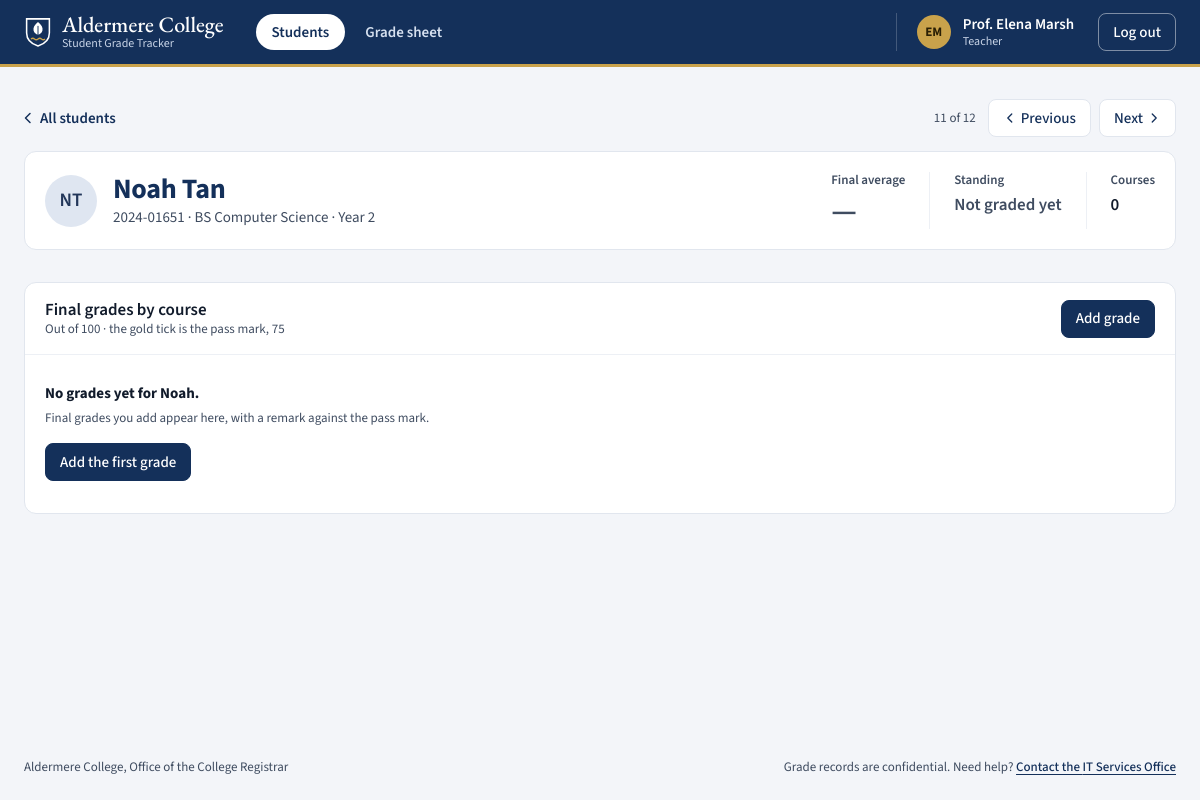
Before: /students/14 (signed in) with the older database file.
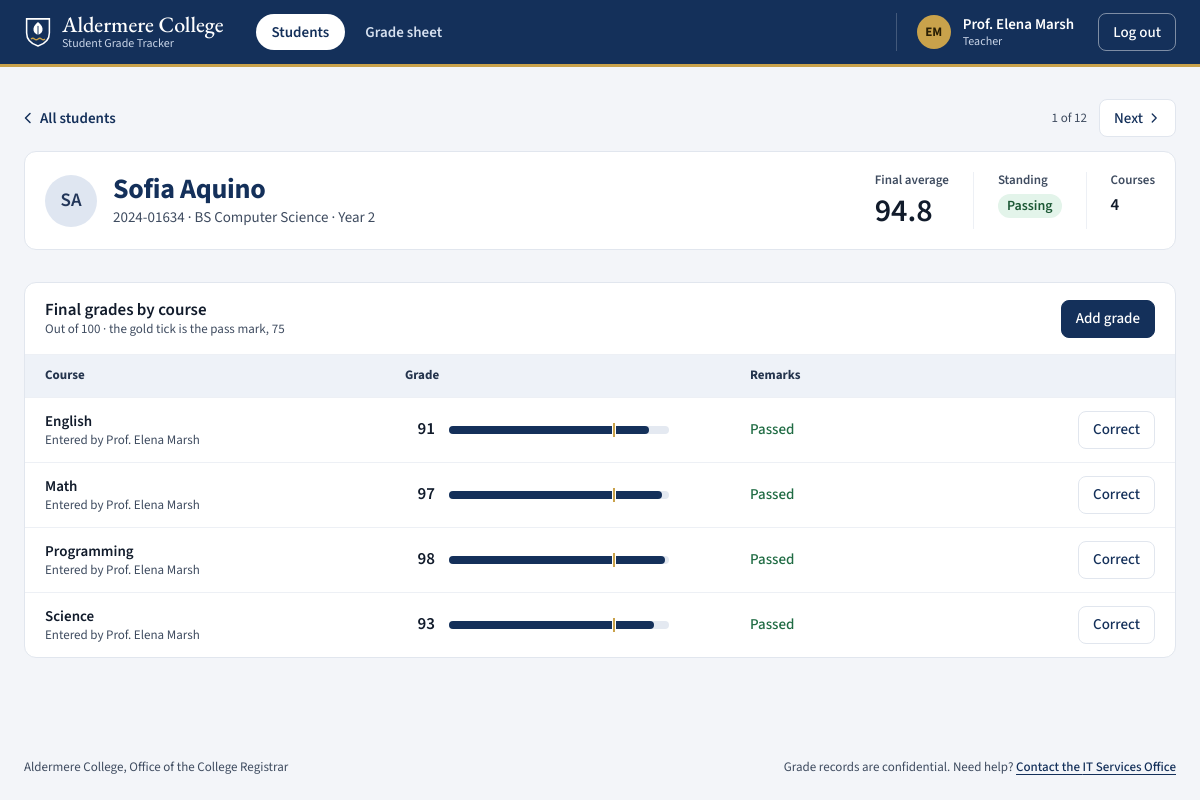
After: the same page with the newer database file.
### tables this page shows
CREATE TABLE users (
    id INTEGER PRIMARY KEY AUTOINCREMENT,
    username TEXT UNIQUE NOT NULL,
    password TEXT NOT NULL,
    role TEXT NOT NULL CHECK(role IN ('student','teacher','academic_admin','registrar','it_admin')),
    is_locked BOOLEAN DEFAULT 0,
    failed_attempts INTEGER DEFAULT 0,
    full_name TEXT,
    student_no TEXT,
    program TEXT,
    year_level INTEGER
);

CREATE TABLE grades (
    id INTEGER PRIMARY KEY AUTOINCREMENT,
    student_id INTEGER NOT NULL,
    subject TEXT NOT NULL,
    grade INTEGER NOT NULL,
    updated_by TEXT NOT NULL,
    FOREIGN KEY (student_id) REFERENCES users(id)
);

### app.py (the view)
@app.route("/students/<int:student_id>")
@require_role("teacher")
def student_detail(student_id):
    try:
        return render_student(student_id)
    except Exception as e:
        logging.error(f"student detail failed id={student_id} err={e}")
        return "An error occurred. Please try again.", 500

### app.py (called while the page is built, shortened)
def csrf_token():
    token = session.get("csrf_token")
    if not token:
        token = session["csrf_token"] = secrets.token_urlsafe(32)
    return token

@app.before_request
def check_csrf():
    if request.method != "POST":
        return None

def get_db():
    db = getattr(g, '_database', None)
    if db is None:
        db = g._database = sqlite3.connect(DATABASE)
        db.row_factory = sqlite3.Row
    return db

@app.teardown_appcontext
def close_connection(exception):
    db = getattr(g, '_database', None)
    if db is not None:
        db.close()

def valid_id(s):
    try:
        return int(s) > 0
    except (TypeError, ValueError):
        return False

def mean(values):
    return sum(values) / len(values) if values else None

def surname_key(name):
    return (name.split()[-1].lower(), name.lower())

### templates/student_detail.html (shortened to what the changed rows need)
{% extends 'base.html' %}
{% set status = period['status'] if period else '' %}
{% set period_name = period['name'] if period else 'This' %}
{% set first_name = student['name'].split()[0] %}
{% set can_add = status == 'open' or not status %}
{% block content %}
{% import '_ui.html' as ui with context %}
<nav class="crumbs" aria-label="Student navigation">
    <a class="back-link" href="/dashboard">{{ ui.icon('back') }}<span>All students</span></a>
    <div class="crumbs-step">
        <span class="meta">{{ position }} of {{ roster_size }}</span>
        {% if previous %}<a class="btn btn-quiet" href="/students/{{ previous['id'] }}" rel="prev">{{ ui.icon('back') }}<span>Previous</span><span class="sr-only"> student, {{ previous['name'] }}</span></a>{% endif %}
        {% if next_student %}<a class="btn btn-quiet" href="/students/{{ next_student['id'] }}" rel="next"><span>Next</span><span class="sr-only"> student, {{ next_student['name'] }}</span>{{ ui.icon('chevron') }}</a>{% endif %}
    </div>
</nav>
<section class="profile-card" aria-labelledby="student-name">
    <div class="profile">
        <span class="person-chip person-chip-large" style="--h:{{ (student['id'] * 67) % 360 }}" aria-hidden="true">{{ student['name'].split()[0][0]|upper }}{{ student['name'].split()[-1][0]|upper }}</span>
        <div>
            <h1 id="student-name">{{ student['name'] }}</h1>
            <p class="sub">{{ student['student_no'] or 'No student number' }}{% if student['program'] %} · {{ student['program'] }}{% endif %}{% if student['year_level'] %} · Year {{ student['year_level'] }}{% endif %}</p>
        </div>
    </div>
    <dl class="profile-stats">
        <div class="stat-lead">
            <dt>Final average</dt>
            {% if student['average'] is none %}<dd class="text-muted">—</dd>
            {% else %}<dd class="{{ 'is-negative' if student['average'] < pass_mark }}">{{ '%.1f'|format(student['average']) }}</dd>{% endif %}
        </div>
        <div>
            <dd>{% if student['standing'] == 'below' %}<span class="pill pill-negative">{{ student['below']|length }} below passing</span>{% elif student['standing'] == 'passing' %}<span class="pill pill-positive">Passing</span>{% else %}<span class="text-muted">Not graded yet</span>{% endif %}</dd>
        </div>
        <div>
            <dt>Courses</dt>
            <dd>{{ student['grades']|length }}</dd>
        </div>
    </dl>
</section>
<section class="panel panel-flush" aria-labelledby="grades-title">
    <header class="panel-head">
        <div>
            <h2 id="grades-title">Final grades by course</h2>
        </div>
    </header>
    {% if student['grades'] %}
    <div class="table-wrap">
        <table class="ledger ledger-record">
            <colgroup>
                <col class="w-course"><col class="w-grade"><col class="w-remark"><col class="w-action">
            </colgroup>
            <thead>
                <tr>
                    <th scope="col">Course</th>
                    <th scope="col">Grade</th>
                    <th scope="col">Remarks</th>
                    <th scope="col"><span class="sr-only">Action</span></th>
                </tr>
            </thead>
            <tbody>
                {% for g in student['grades']|sort(attribute='subject') %}
                {% set corrected = corrections.get(g['id']) %}
                <tr>
                    <td class="c-main">
                        <span class="course-title">{{ g['subject'] }}</span>
                        <span class="line-two">Entered by {{ g['updated_by'] }}</span>
                    </td>
                    <td class="c-grade">
                        <span class="grade-cell">
                            {% if corrected is not none %}{{ ui.correction(g['grade'], corrected) }}{% else %}<span class="grade grade-lg{{ ' is-below' if g['grade'] < pass_mark }}">{{ g['grade'] }}</span>{% endif %}
                            <span class="grade-bar-wrap">{{ ui.score_bar(g['grade'], pass_mark) }}</span>
                        </span>
                    </td>
                    <td class="c-by">
                        {% if corrected is not none %}<span class="pill pill-warning">Awaiting approval</span>{% else %}{{ ui.remark(g['grade'], pass_mark) }}{% endif %}
                    </td>
                    <td class="c-action">
                        <button type="button" class="btn btn-quiet" data-open="slip-{{ g['id'] }}">Correct<span class="sr-only"> {{ g['subject'] }}</span></button>
                    </td>
                </tr>
                {% endfor %}
            </tbody>
        </table>
    </div>
    {% else %}
    <div class="empty-state">
        <p><strong>No grades yet for {{ first_name }}.</strong></p>
        <p class="meta">{% if can_add %}Final grades you add appear here, with a remark against the pass mark.{% else %}Final grades are {{ status }}, so grades can't be added now.{% endif %}</p>
        {% if can_add %}<button type="button" class="btn btn-primary" data-open="add-grade">Add the first grade</button>{% endif %}
    </div>
    {% endif %}
</section>
{% endblock %}

### templates/_ui.html (shortened to what this page needs)
{% macro icon(name) %}
<svg viewBox="0 0 16 16" fill="none" stroke="currentColor" stroke-width="1.5" stroke-linecap="round" stroke-linejoin="round" aria-hidden="true">
    {% if name == 'menu' %}<path d="M2.500 4.500h11M2.500 8h11M2.500 11.500h11"/>
    {% elif name == 'close' %}<path d="m3.500 3.500 9 9M12.500 3.500l-9 9"/>
    {% elif name == 'chevron' %}<path d="m6 3.500 4.500 4.500L6 12.500"/>
    {% elif name == 'back' %}<path d="M10 3.500 5.500 8l4.500 4.500"/>
    {% elif name == 'search' %}<path d="M7 12A5 5 0 1 0 7 2a5 5 0 0 0 0 10ZM10.700 10.700 14 14"/>
    {% elif name == 'sort' %}<path d="m4.500 6 3.500-3.500L11.500 6M4.500 10 8 13.500 11.500 10"/>
    {% endif %}
</svg>
{% endmacro %}
{% macro score_bar(grade, pass_mark) %}
<span class="score{{ ' is-below' if grade < pass_mark }}" style="--grade:{{ grade }}%;--pass:{{ pass_mark }}%" aria-hidden="true"><span class="score-fill"></span><span class="score-tick"></span></span>
{% endmacro %}
{% macro remark(grade, pass_mark) %}
{% if grade < pass_mark %}<span class="pill pill-negative">Below passing</span>{% else %}<span class="remark-pass">Passed</span>{% endif %}
{% endmacro %}

Changed rows visible on the page:
changed users "BS Computer Science": name "Noah Tan" → "Sofia Aquino"; student_no "2024-01651" → "2024-01634"
now on this page (row edited): grades: subject "English", updated_by "Prof. Elena Marsh", grade "91"
now on this page (row edited): grades: subject "Math", updated_by "Prof. Elena Marsh", grade "97"
now on this page (row edited): grades: subject "Programming", updated_by "Prof. Elena Marsh", grade "98"
now on this page (row edited): grades: subject "Science", updated_by "Prof. Elena Marsh", grade "93"
Other visible differences:
{{ position }}: "11" → "1"
{{ student['name'].split()[0][0]|upper }}: "N" → "S"
{{ student['name'].split()[-1][0]|upper }}: "T" → "A"
{{ '%.1f'|format(student['average']) }}: (not shown) → "94.8"
{{ student['grades']|length }}: "0" → "4"
{{ first_name }}: "Noah" → (not shown)
text no longer shown: "Previous — Not graded yet No grades yet for . Final grades you add appear here, with a remark against the pass mark. Add the first grade"
text now shown: "Passing Course Grade Remarks"
